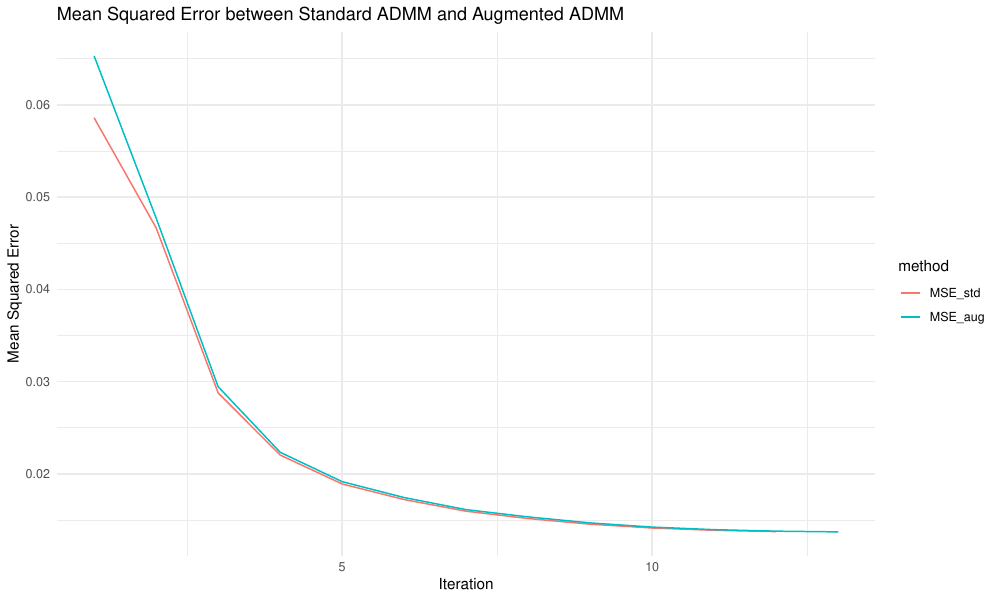

Here is the R script that generated this plot:
###
# Script Purpose: Compare the precision of standard ADMM and augmented ADMM
# on a generated sparse matrix problem. The script outputs a plot 
# comparing the Mean Squared Error (MSE) at each iteration for both methods.
###
 
setwd("augmentedADMM")

library(ggplot2)
library(Matrix)
library(augmentedADMM)
library(reshape2)

set.seed(123)

# Define dimensions of the problem for demonstration purposes
n <- 200 # number of rows
m <- 100 # number of columns
p <- 0.1 # sparsity level

# Generate a sparse matrix x0 as the true value
x0 <- matrix(Matrix::rsparsematrix(n, 1, p))

# Generate a random matrix A and normalize its columns
A <- matrix(rnorm(m * n), nrow = m)
for (i in 1:ncol(A)) {
    A[, i] <- A[, i] / sqrt(sum(A[, i]^2))
}

# Generate response vector b with some noise
b <- A %*% x0 + sqrt(0.001) * matrix(rnorm(m))

# Define diagonal matrix D and matrix M for augmented ADMM
D <- diag(n)
M <- norm(D, "2") * diag(n)

# Set regularization lambda value
regval <- 0.1 * max(abs(t(A) %*% b))

# Run standard ADMM
output_std <- admm_genlasso(A, b, D, lambda = regval)

# Run augmented ADMM
output_aug <- aug_admm_genlasso(A, b, D, M, lambda = regval)

# Function to calculate the difference at each iteration
calculate_mse_per_iteration <- function(x_iter, true_val) {
    apply(x_iter, 2, function(x) mean((x - true_val)^2))
}

# Calculate difference for standard and augmented ADMM at each iteration
mse_std_iter <- calculate_mse_per_iteration(output_std$x_iter, x0)
mse_aug_iter <- calculate_mse_per_iteration(output_aug$x_iter, x0)

# Print the length of iterations
cat("Number of iterations for Standard ADMM:", length(mse_std_iter), "\n")
cat("Number of iterations for Augmented ADMM:", length(mse_aug_iter), "\n")

# Create a data frame for plotting
iterations <- 1:max(length(mse_std_iter), length(mse_aug_iter))
mse_data

mse_data <- data.frame(
    iteration = iterations,
    MSE_std = c(mse_std_iter, rep(NA, length(iterations) - length(mse_std_iter))),
    MSE_aug = c(mse_aug_iter, rep(NA, length(iterations) - length(mse_aug_iter)))
)
# Reshape data for ggplot
mse_data_long <- melt(mse_data, id.vars = 'iteration', variable.name = 'method', value.name = 'Difference')

# Plot the results
ggplot(mse_data_long, aes(x = iteration, y = Difference, color = method)) +
    geom_line() +
    labs(title = "Mean Squared Error between Standard ADMM and Augmented ADMM",
         x = "Iteration", y = "Mean Squared Error") +
    theme_minimal()

# Save the plot to a file
ggsave("output/std_vs_aug_admm_precision_comparison.png", device = "png", width = 10, height = 6, dpi = 300)
